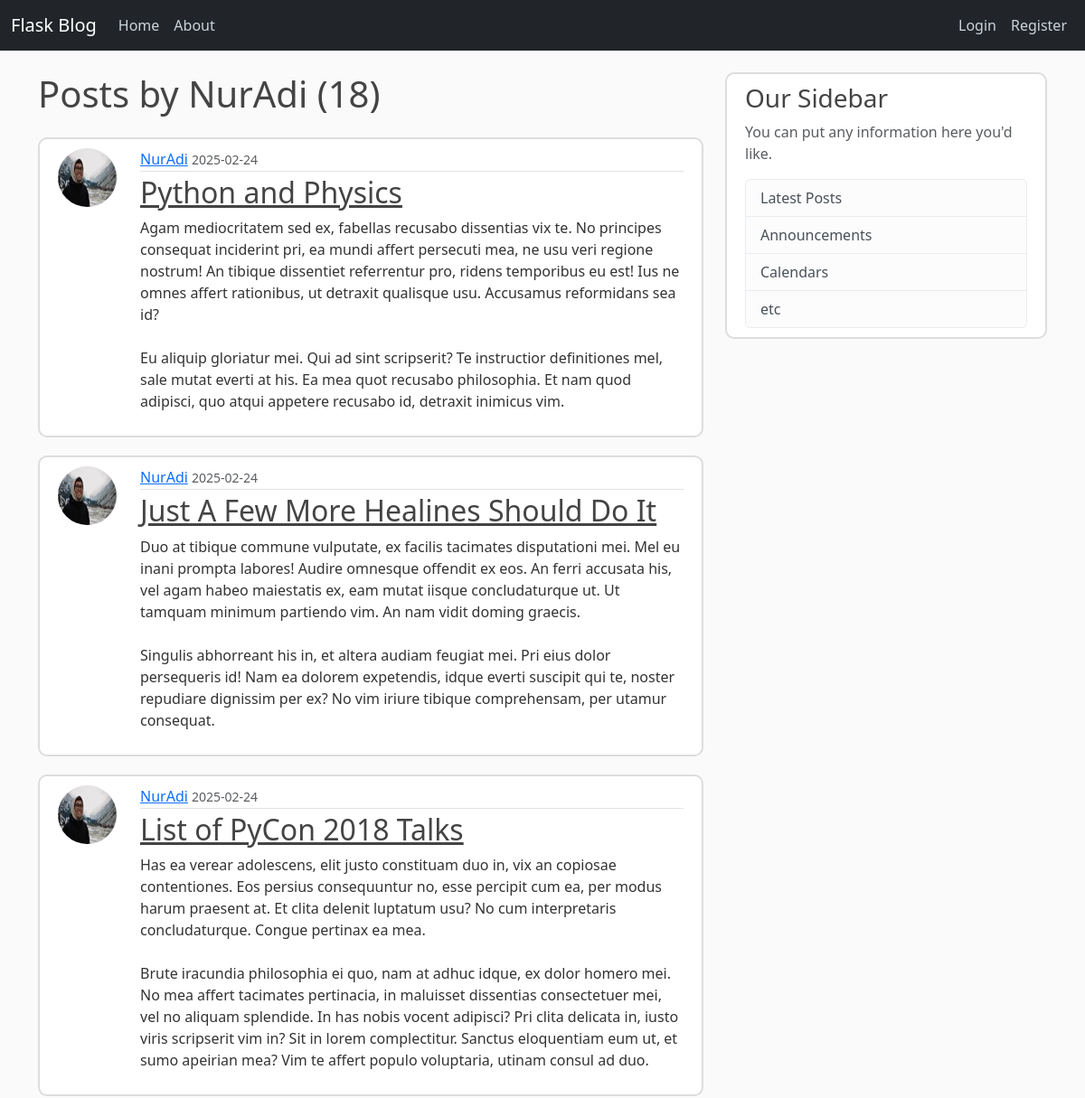
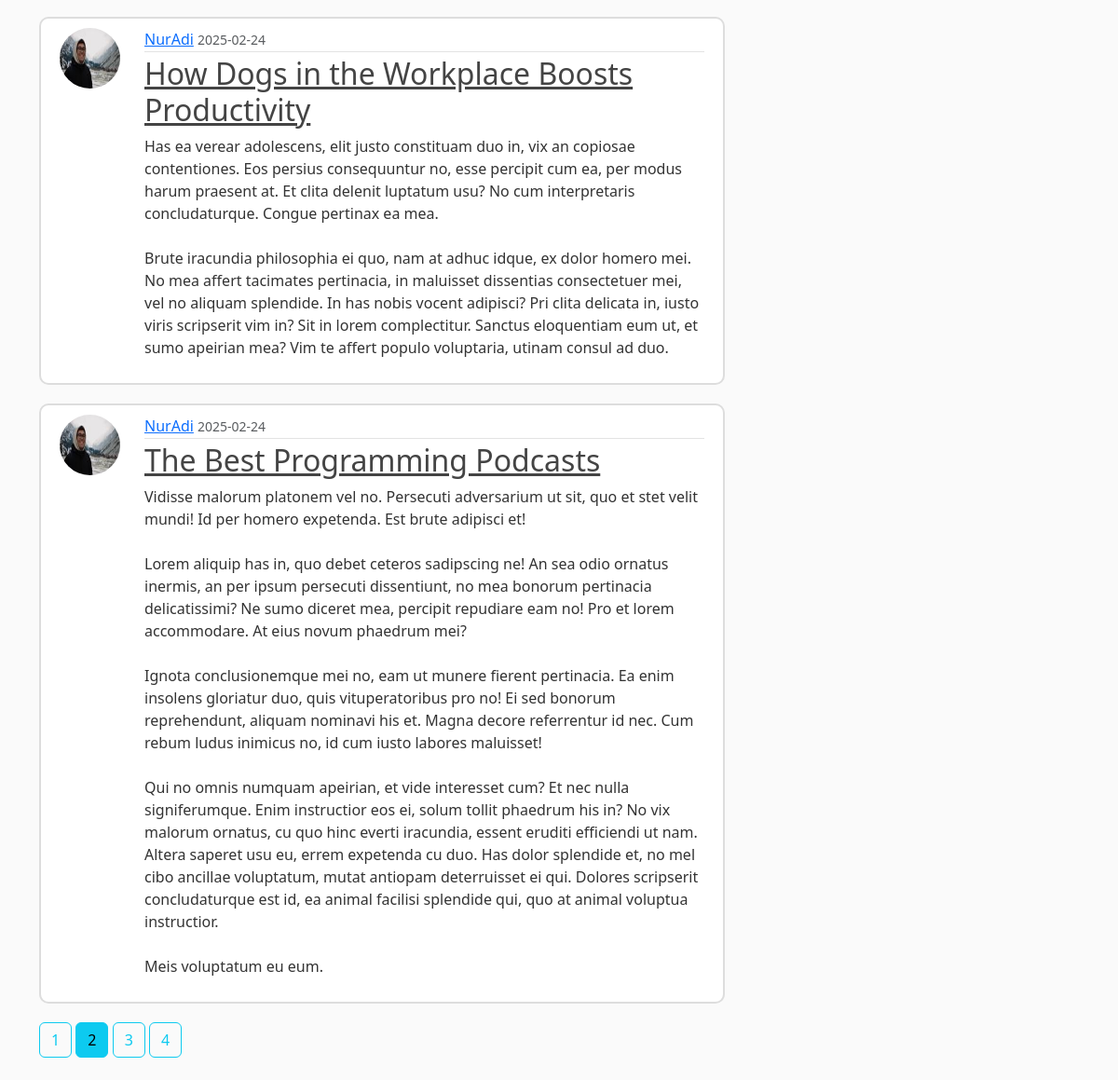
/user/NurAdi?page=2, run on the app's committed database (2 pictures, top to bottom).
### flaskblog/models.py (models this page shows, shortened)
class User(db.Model, UserMixin):
    id = db.Column(db.Integer, primary_key=True)
    username = db.Column(db.String(20), unique=True, nullable=False)
    email = db.Column(db.String(120), unique=True, nullable=False)
    image_file = db.Column(db.String(20), nullable=False, default='default.jpg')
    password = db.Column(db.String(60), nullable=False)
    posts = db.relationship('Post', backref='author', lazy=True)

class Post(db.Model):
    id = db.Column(db.Integer, primary_key=True)
    title = db.Column(db.String(20), nullable=False)
    date_posted = db.Column(db.DateTime, nullable=False, default=datetime.now)
    content = db.Column(db.Text, nullable=False)
    user_id = db.Column(db.Integer, db.ForeignKey('user.id'), nullable=False)

### flaskblog/users/routes.py (the view)
@users.route('/user/<string:username>')
def user_posts(username):
    page = request.args.get('page', 1, type=int)
    user = User.query.filter_by(username=username).first_or_404()
    posts = Post.query.filter_by(author=user)\
        .order_by(Post.date_posted.desc())\
        .paginate(page=page, per_page=5)
    return render_template('user_posts.html', posts=posts, user=user)

### flaskblog/templates/user_posts.html
{% extends 'layout.html' %}
{% block content %}
	<h1 class="mb-4">Posts by {{ user.username }} ({{ posts.total }})</h1>
    {% for post in posts %}
        <article class="media content-section">
            <img class="rounded-circle article-img" src="{{ url_for('static', filename='profile_pics/' + post.author.image_file) }}">
          <div class="media-body">
            <div class="article-metadata">
              <a class="mr-2" href="{{ url_for('users.user_posts', username=post.author.username) }}">{{ post.author.username }}</a>
              <small class="text-muted">{{ post.date_posted.strftime('%Y-%m-%d') }}</small>
            </div>
            <h2><a class="article-title" href="{{ url_for('posts.post', post_id=post.id )}}">{{ post.title }}</a></h2>
            <p class="article-content">{{ post.content }}</p>
          </div>
        </article>
    {% endfor %}
    {% for page_num in posts.iter_pages(left_edge=1, right_edge=1, left_current=1, right_current=2) %}
        {% if page_num %}
            {% if page_num == posts.page %}
                <a class="btn btn-info mb-4" href="{{ url_for('users.user_posts', username=user.username, page=page_num) }}">{{ page_num }}</a>
            {% else %}
                <a class="btn btn-outline-info mb-4" href="{{ url_for('users.user_posts', username=user.username, page=page_num) }}">{{ page_num }}</a>
            {% endif %}
        {% else %}
            ...
        {% endif %}
    {% endfor %}
{% endblock content %}

### flaskblog/static/main.css (style rules this page uses)
body { background: #fafafa; color: #333333; margin-top: 5rem; }
h1, h2, h3, h4, h5, h6 { color: #444444; }
.content-section { background: #ffffff; padding: 10px 20px; border: 2px solid #dddddd; border-radius: 10px; margin-bottom: 20px; }
.article-title { color: #444444; }
.article-content { white-space: pre-line; }
.article-img { height: 65px; width: 65px; margin-right: 16px; }
.article-metadata { padding-bottom: 1px; margin-bottom: 4px; border-bottom: 1px solid #e3e3e3 }
.media { display: flex; align-items: left; }
.media-body { margin-left: 10px; }

### data on the page
User: username "NurAdi"
Post: image_file (picture), author.username "NurAdi", date_posted "2025-02-24", title "Python and Physics", content "Agam mediocritatem sed ex, fabellas recusabo dissentias vix te. No principes consequat inciderint pri, ea mundi affert persecuti mea, ne usu veri regione nostrum! An tibique dissentiet referrentur pro, ridens temporibus eu est! Ius ne omnes affert rationibus, ut detraxit qualisque usu. Accusamus reformidans sea id? Eu aliquip gloriatur mei. Qui ad sint scripserit? Te instructior definitiones mel, sale mutat everti at his. Ea mea quot recusabo philosophia. Et nam quod adipisci, quo atqui appetere recusabo id, detraxit inimicus vim."
Post: image_file (picture), author.username "NurAdi", date_posted "2025-02-24", title "Just A Few More Healines Should Do It", content "Duo at tibique commune vulputate, ex facilis tacimates disputationi mei. Mel eu inani prompta labores! Audire omnesque offendit ex eos. An ferri accusata his, vel agam habeo maiestatis ex, eam mutat iisque concludaturque ut. Ut tamquam minimum partiendo vim. An nam vidit doming graecis. Singulis abhorreant his in, et altera audiam feugiat mei. Pri eius dolor persequeris id! Nam ea dolorem expetendis, idque everti suscipit qui te, noster repudiare dignissim per ex? No vim iriure tibique comprehensam, per utamur consequat."
Post: image_file (picture), author.username "NurAdi", date_posted "2025-02-24", title "List of PyCon 2018 Talks", content "Has ea verear adolescens, elit justo constituam duo in, vix an copiosae contentiones. Eos persius consequuntur no, esse percipit cum ea, per modus harum praesent at. Et clita delenit luptatum usu? No cum interpretaris concludaturque. Congue pertinax ea mea. Brute iracundia philosophia ei quo, nam at adhuc idque, ex dolor homero mei. No mea affert tacimates pertinacia, in maluisset dissentias consectetuer mei, vel no aliquam splendide. In has nobis vocent adipisci? Pri clita delicata in, iusto viris scripserit vim in? Sit in lorem complectitur. Sanctus eloquentiam eum ut, et sumo apeirian mea? Vim te affert populo voluptaria, utinam consul ad duo."
Post: image_file (picture), author.username "NurAdi", date_posted "2025-02-24", title "How Dogs in the Workplace Boosts Productivity", content "Has ea verear adolescens, elit justo constituam duo in, vix an copiosae contentiones. Eos persius consequuntur no, esse percipit cum ea, per modus harum praesent at. Et clita delenit luptatum usu? No cum interpretaris concludaturque. Congue pertinax ea mea. Brute iracundia philosophia ei quo, nam at adhuc idque, ex dolor homero mei. No mea affert tacimates pertinacia, in maluisset dissentias consectetuer mei, vel no aliquam splendide. In has nobis vocent adipisci? Pri clita delicata in, iusto viris scripserit vim in? Sit in lorem complectitur. Sanctus eloquentiam eum ut, et sumo apeirian mea? Vim te affert populo voluptaria, utinam consul ad duo."
Post: image_file (picture), author.username "NurAdi", date_posted "2025-02-24", title "The Best Programming Podcasts", content "Vidisse malorum platonem vel no. Persecuti adversarium ut sit, quo et stet velit mundi! Id per homero expetenda. Est brute adipisci et! Lorem aliquip has in, quo debet ceteros sadipscing ne! An sea odio ornatus inermis, an per ipsum persecuti dissentiunt, no mea bonorum pertinacia delicatissimi? Ne sumo diceret mea, percipit repudiare eam no! Pro et lorem accommodare. At eius novum phaedrum mei? Ignota conclusionemque mei no, eam ut munere fierent pertinacia. Ea enim insolens gloriatur duo, quis vituperatoribus pro no! Ei sed bonorum reprehendunt, aliquam nominavi his et. Magna decore referrentur id nec. Cum rebum ludus inimicus no, id cum iusto labores maluisset! Qui no omnis numquam…"

### other printed values
{{ posts.total }} "18"
{{ page_num }} "1" "3" "4"
{{ page_num }} "2"
